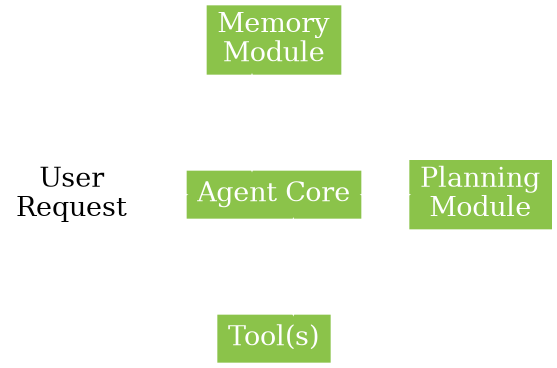

Source code (Python):
#!/usr/bin/env python3
#
# agent-components-graphviz.py
#
# Script generates a small diagram for AWS meetup presentation.
#
# pylint: disable=pointless-statement, expression-not-assigned

from graphviz import Digraph

dot = Digraph(
    "Agent Components",
    graph_attr={
        "splines": "ortho",
        "nodesep": "1.0",
    },
    format="png",
)

dot.attr(bgcolor="transparent")
dot.attr("edge", color="white")
# Ranks for layout
dot.attr(rankdir="LR")
dot.attr("node", shape="rectangle")

# Node styles
green_style = {
    "style": "filled",
    "fillcolor": "#8BC34A",
    "fontcolor": "white",
    "fontsize": "20",
    "shape": "rectangle",
    "color": "transparent",
}
white_style = {
    "style": "filled",
    "fillcolor": "white",
    "fontcolor": "black",
    "fontsize": "20",
    "shape": "rectangle",
    "color": "transparent",
}

with dot.subgraph() as u:
    u.node("User", "User\nRequest", **white_style)
    u.edge(
        "User",
        "Core",
        dir="both",
    )
with dot.subgraph() as s:
    s.attr(rank="same")
    s.node("Memory", "Memory\nModule", **green_style)
    s.node("Core", "Agent Core", **green_style)
    s.node("Tools", "Tool(s)", **green_style)
    s.edge("Memory", "Core", style="invis")
    s.edge("Core", "Tools", style="invis")
    s.edge("Core", "Memory", dir="both")
    s.edge("Core", "Tools", dir="both")
with dot.subgraph() as p:
    p.node("Planning", "Planning\nModule", rank="same", **green_style)
    p.edge("Core", "Planning", dir="both")

# Render the diagram
dot.render("agent-components-graphviz", view=True)
